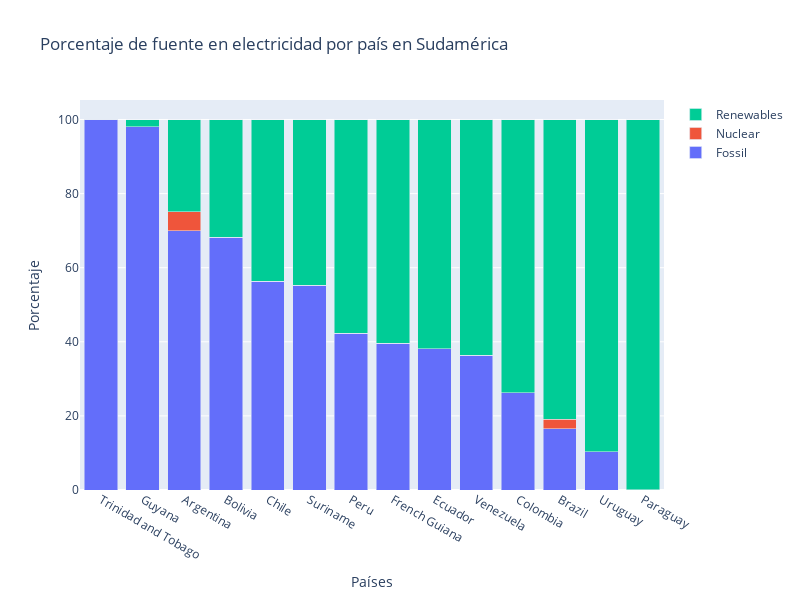

Write notebook code for a chart like this one.
### Markdown cell above
### ¿Comó son los perfiles en Sudamérica?

### Code cell
# Se filtran los datos para incluir solo países de Sudamérica y ordenamos segun porcentaje fósil
wec_suram = wec_medias[wec_medias['continente'] == 'Sudamérica']
wec_suram = wec_suram.sort_values('fossil_share_elec', ascending=False)
fig = go.Figure()
fig.add_trace(go.Bar(x=wec_suram['country'], y=wec_suram['fossil_share_elec'], name='Fossil'))
fig.add_trace(go.Bar(x=wec_suram['country'], y=wec_suram['nuclear_share_elec'], name='Nuclear'))
fig.add_trace(go.Bar(x=wec_suram['country'], y=wec_suram['renewables_share_elec'], name='Renewables'))
fig.update_layout(barmode='stack', xaxis_title='Países',yaxis_title='Porcentaje',title='Porcentaje de fuente en electricidad por país en Sudamérica',)
fig.show()

### Figure 1 — Plotly figure (JSON) as saved in the notebook; plotly's stock layout.template omitted (floating-point values rounded to 4 significant figures)
{"data": [{"name": "Fossil", "type": "bar", "x": ["Trinidad and Tobago", "Guyana", "Argentina", "Bolivia", "Chile", "Suriname", "Peru", "French Guiana", "Ecuador", "Venezuela", "Colombia", "Brazil", "Uruguay", "Paraguay"], "y": [99.95, 97.98, 70.03, 68.28, 56.3, 55.22, 42.25, 39.61, 38.18, 36.37, 26.21, 16.47, 10.33, 0.003889]}, {"name": "Nuclear", "type": "bar", "x": ["Trinidad and Tobago", "Guyana", "Argentina", "Bolivia", "Chile", "Suriname", "Peru", "French Guiana", "Ecuador", "Venezuela", "Colombia", "Brazil", "Uruguay", "Paraguay"], "y": [0, 0, 5.01, 0, 0, 0, 0, 0, 0, 0, 0, 2.569, 0, 0]}, {"name": "Renewables", "type": "bar", "x": ["Trinidad and Tobago", "Guyana", "Argentina", "Bolivia", "Chile", "Suriname", "Peru", "French Guiana", "Ecuador", "Venezuela", "Colombia", "Brazil", "Uruguay", "Paraguay"], "y": [0.05122, 2.016, 24.96, 31.72, 43.7, 44.78, 57.75, 60.39, 61.82, 63.63, 73.79, 80.96, 89.67, 100.0]}], "layout": {"barmode": "stack", "height": 600, "title": {"text": "Porcentaje de fuente en electricidad por país en Sudamérica"}, "width": 800, "xaxis": {"title": {"text": "Países"}}, "yaxis": {"title": {"text": "Porcentaje"}}}}
